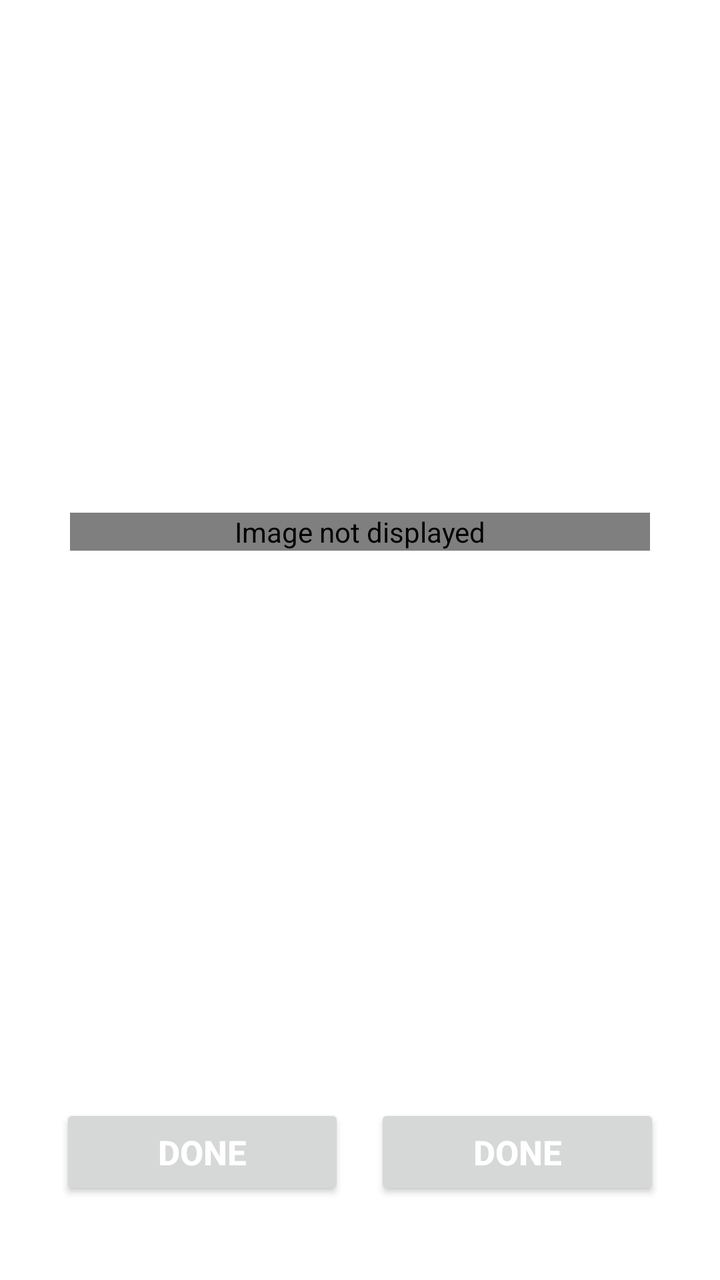
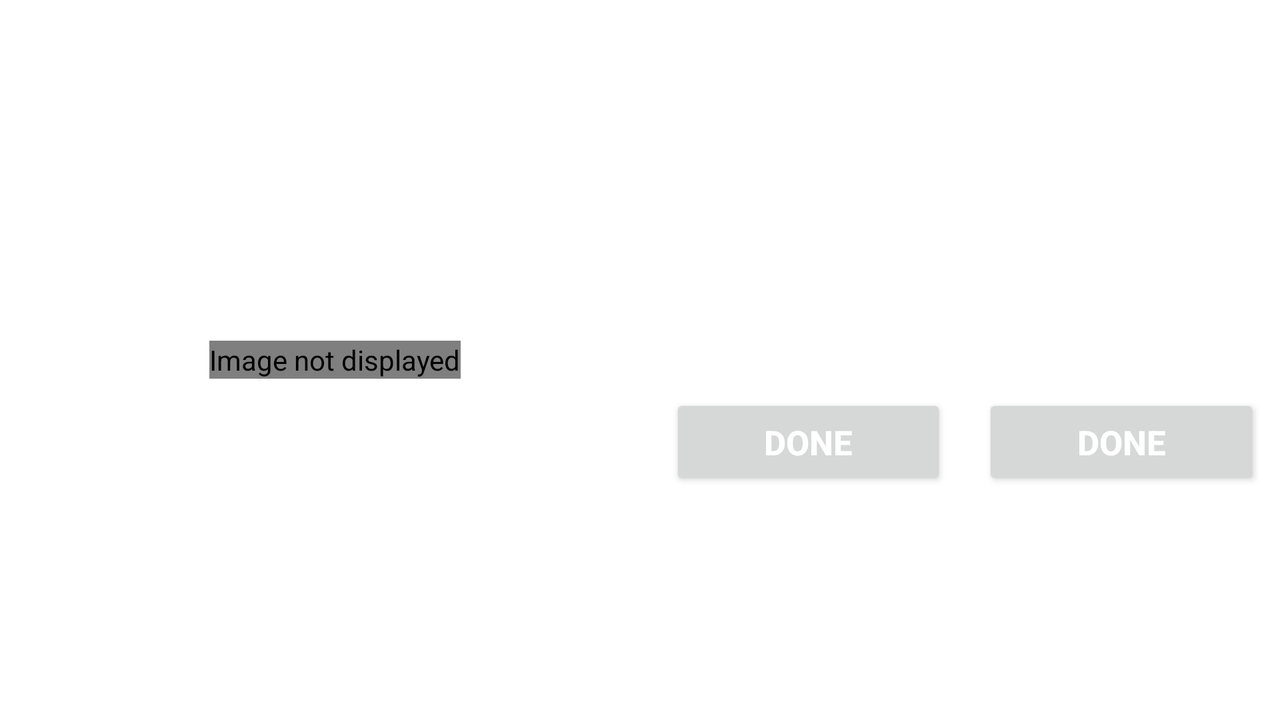

Compare how this app lays out the same screen by default and in its alternative resource folder. The renders come first, then the two layout files and the values they reference.
<!-- AndroidManifest.xml: fallback theme Theme.MaterialComponents.DayNight.NoActionBar -->
<!-- res/layout/com_mmp_android_activity_notification_full.xml -->
<?xml version="1.0" ?>
<RelativeLayout
    xmlns:tools="http://schemas.android.com/tools"
    xmlns:android="http://schemas.android.com/apk/res/android"
    android:layout_width="match_parent"
    android:layout_height="match_parent"
    tools:ignore="InconsistentLayout">

    <ImageView
        android:id="@+id/com_mmp_android_notification_gradient"
        android:layout_width="match_parent"
        android:layout_height="match_parent"
        android:contentDescription="@string/com_mmp_android_notification_image" />

    <LinearLayout
        android:id="@+id/com_mmp_android_button_exit_wrapper"
        android:layout_width="wrap_content"
        android:layout_height="wrap_content"
        android:layout_alignParentRight="true"
        android:padding="10dp">
        <ImageView
            android:id="@+id/com_mmp_android_image_close"
            android:layout_width="23dp"
            android:layout_height="23dp"
            android:src="@drawable/com_mmp_android_close_new"
            android:contentDescription="@string/com_mmp_android_close" />
    </LinearLayout>

    <LinearLayout
        android:id="@+id/com_mmp_android_notification_bottom_wrapper"
        android:layout_width="match_parent"
        android:layout_height="wrap_content"
        android:layout_alignParentBottom="true"
        android:layout_marginTop="0dp"
        android:orientation="vertical">

        <TextView
            android:id="@+id/com_mmp_android_notification_title"
            android:layout_width="match_parent"
            android:layout_height="wrap_content"
            android:paddingLeft="20dp"
            android:paddingRight="20dp"
            android:gravity="center_horizontal"
            android:textSize="22sp"
            android:textColor="#ffffff"
            android:textStyle="bold" />

        <TextView
            android:id="@+id/com_mmp_android_notification_subtext"
            android:layout_width="match_parent"
            android:layout_height="wrap_content"
            android:paddingLeft="20dp"
            android:paddingRight="20dp"
            android:gravity="center_horizontal"
            android:textSize="17sp"
            android:textColor="#ffffff" />

        <LinearLayout
            android:layout_width="match_parent"
            android:layout_height="wrap_content"
            android:orientation="horizontal"
            android:layout_marginBottom="40dp"
            android:layout_marginTop="18dp"
            android:layout_marginLeft="30dp"
            android:layout_marginRight="30dp"
            android:weightSum="2"
            android:gravity="center_horizontal">

            <Button
                android:id="@+id/com_mmp_android_notification_button"
                android:layout_width="0dp"
                android:minWidth="150dp"
                android:layout_weight="1"
                android:layout_height="wrap_content"
                android:layout_gravity="center"
                android:paddingTop="10dp"
                android:paddingBottom="10dp"
                android:paddingLeft="20dp"
                android:paddingRight="20dp"
                android:text="@string/com_mmp_android_done"
                android:maxLines="1"
                android:textColor="@android:color/white"
                android:textSize="17sp"
                android:textStyle="bold"
                android:ellipsize="end" />

            <Button
                android:id="@+id/com_mmp_android_notification_second_button"
                android:layout_width="0dp"
                android:minWidth="150dp"
                android:layout_weight="1"
                android:layout_height="wrap_content"
                android:layout_gravity="center"
                android:paddingTop="10dp"
                android:paddingBottom="10dp"
                android:paddingLeft="20dp"
                android:paddingRight="20dp"
                android:text="@string/com_mmp_android_done"
                android:maxLines="1"
                android:textColor="@android:color/white"
                android:textSize="17sp"
                android:ellipsize="end"
                android:textStyle="bold"
                android:layout_marginLeft="15dp" />

        </LinearLayout>

    </LinearLayout>

    
    <LinearLayout
        android:layout_width="match_parent"
        android:layout_height="match_parent"
        android:layout_marginTop="50dp"
        android:orientation="horizontal"
        android:gravity="center"
        android:layout_above="@id/com_mmp_android_notification_bottom_wrapper">

        <com.mmp.android.takeoverinapp.FadingImageView
            android:id="@+id/com_mmp_android_notification_image"
            android:layout_width="match_parent"
            android:layout_height="wrap_content"
            android:layout_marginLeft="35dp"
            android:layout_marginRight="35dp"
            android:contentDescription="@string/com_mmp_android_notification_image"
            android:src="@drawable/com_mmp_android_logo" />

    </LinearLayout>

</RelativeLayout>
<!-- resources referenced by this layout -->
<resources>
  <string name="com_mmp_android_close">Close</string>
  <string name="com_mmp_android_done">Done</string>
  <string name="com_mmp_android_notification_image">Image not displayed</string>
</resources>
<!-- res/layout-land/com_mmp_android_activity_notification_full.xml (the author's variant of the layout above) -->
<!-- drawn on the phone turned sideways -->
<?xml version="1.0" ?>
<RelativeLayout xmlns:android="http://schemas.android.com/apk/res/android"
    xmlns:tools="http://schemas.android.com/tools"
    android:layout_width="match_parent"
    android:layout_height="match_parent"
    android:orientation="horizontal"
    tools:ignore="InconsistentLayout">

    <ImageView
        android:id="@+id/com_mmp_android_notification_gradient"
        android:layout_width="match_parent"
        android:layout_height="match_parent"
        android:paddingRight="50dp"
        android:contentDescription="@string/com_mmp_android_notification_image" />

    <LinearLayout
        android:layout_width="match_parent"
        android:layout_height="match_parent"
        android:orientation="horizontal"
        android:gravity="center_vertical"
        android:baselineAligned="false">
        <RelativeLayout
            android:layout_width="0dp"
            android:layout_height="match_parent"
            android:layout_weight="50"
            android:layout_marginTop="10dp"
            android:layout_marginBottom="10dp"
            android:layout_marginLeft="10dp"
            android:gravity="center"
            android:orientation="horizontal">

            <com.mmp.android.takeoverinapp.FadingImageView
                android:id="@+id/com_mmp_android_notification_image"
                android:layout_width="wrap_content"
                android:layout_height="wrap_content"
                android:contentDescription="@string/com_mmp_android_notification_image"
                android:scaleType="fitCenter"
                android:layout_centerInParent="true"
                android:adjustViewBounds="true"
                android:src="@drawable/com_mmp_android_logo" />
        </RelativeLayout>

        <RelativeLayout
            android:layout_width="0dp"
            android:layout_height="match_parent"
            android:layout_weight="50"
            android:orientation="vertical">
            <LinearLayout
                android:id="@+id/com_mmp_android_button_exit_wrapper"
                android:layout_width="wrap_content"
                android:layout_height="wrap_content"
                android:layout_alignParentTop="true"
                android:layout_alignParentRight="true"
                android:padding="10dp">
                <ImageView
                    android:id="@+id/com_mmp_android_image_close"
                    android:layout_width="23dp"
                    android:layout_height="23dp"
                    android:src="@drawable/com_mmp_android_close_new"
                    android:contentDescription="@string/com_mmp_android_close" />
            </LinearLayout>
            <LinearLayout
                android:layout_width="match_parent"
                android:layout_height="match_parent"
                android:orientation="vertical"
                android:gravity="center">
                <TextView
                    android:id="@+id/com_mmp_android_notification_title"
                    android:layout_width="match_parent"
                    android:layout_height="wrap_content"
                    android:paddingLeft="20dp"
                    android:paddingRight="20dp"
                    android:gravity="center_horizontal"
                    android:textSize="22sp"
                    android:textStyle="bold"
                    android:textColor="#ffffff" />

                <TextView
                    android:id="@+id/com_mmp_android_notification_subtext"
                    android:layout_width="match_parent"
                    android:layout_height="wrap_content"
                    android:paddingTop="10dp"
                    android:paddingBottom="20dp"
                    android:paddingLeft="20dp"
                    android:paddingRight="20dp"
                    android:gravity="center_horizontal"
                    android:textSize="17sp"
                    android:textColor="#ffffff" />

                <LinearLayout
                    android:layout_width="match_parent"
                    android:layout_height="wrap_content"
                    android:gravity="center_horizontal"
                    android:weightSum="2"
                    android:layout_marginLeft="10dp"
                    android:layout_marginRight="10dp"
                    android:orientation="horizontal">

                    <Button
                        android:id="@+id/com_mmp_android_notification_button"
                        android:layout_width="0dp"
                        android:layout_height="wrap_content"
                        android:layout_weight="1"
                        android:maxLines="1"
                        android:minWidth="150dp"
                        android:padding="5dp"
                        android:text="@string/com_mmp_android_done"
                        android:textColor="@android:color/white"
                        android:textSize="17sp"
                        android:textStyle="bold"
                        android:ellipsize="end" />

                    <Button
                        android:id="@+id/com_mmp_android_notification_second_button"
                        android:layout_width="0dp"
                        android:layout_height="wrap_content"
                        android:layout_weight="1"
                        android:maxLines="1"
                        android:padding="5dp"
                        android:text="@string/com_mmp_android_done"
                        android:textColor="@android:color/white"
                        android:textSize="17sp"
                        android:textStyle="bold"
                        android:ellipsize="end"
                        android:layout_marginLeft="18dp" />
                </LinearLayout>

            </LinearLayout>
        </RelativeLayout>
    </LinearLayout>
</RelativeLayout>
